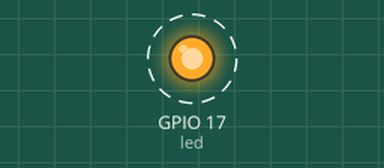
Bench run of a program on a simulated Raspberry Pi (BCM pin numbers). Shown: output pins drawn as LEDs (lit = HIGH). Dashed ring = blinking. What the program prints to the terminal is not drawn.

Above: at 0.5 s.
Timing chart, 0 to 4.6 s (numbered marks = the images above):
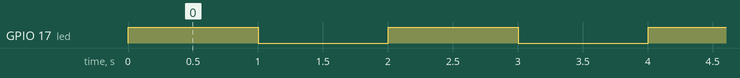

Measured:
- by itself, GPIO 17 (led): alternates HIGH for 1.0 s and LOW for 1.0 s

The program:

LED_Blink.py
```python
from gpiozero import LED
from time import sleep

led = LED(17)

def loop():
    while True:
        led.on()
        print ('led turned on >>>')
        sleep(1)
        led.off()
        print ('led turned off <<<')
        sleep(1)

if __name__ == '__main__':
    print ('Program is starting ... \n')
    try:
        loop()
    except KeyboardInterrupt:
        print("Ending program")
```
